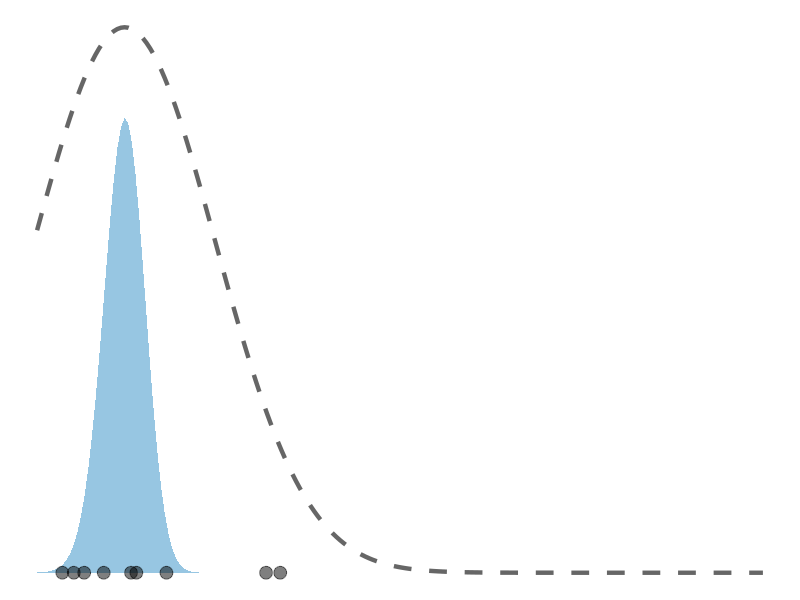
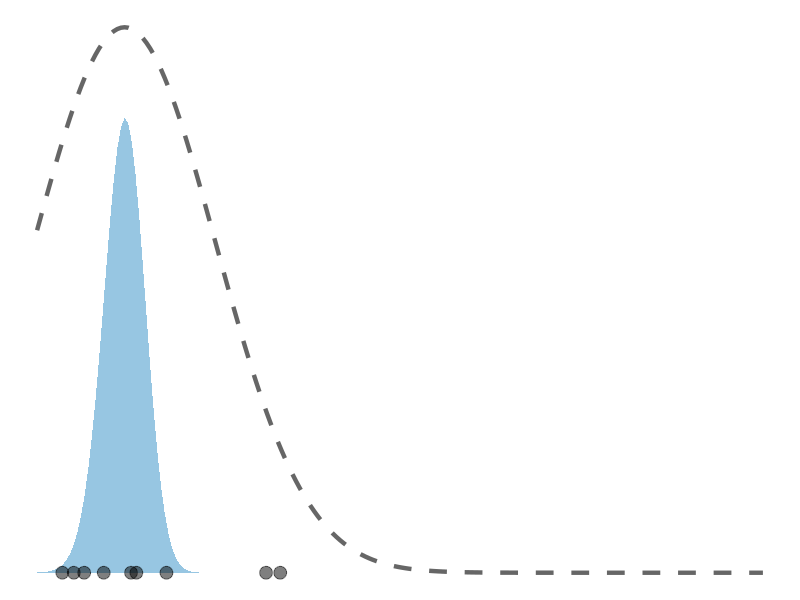

The R source for these figures, in order:
## ---- chunk 1
#| include: false
library(ggplot2)
dat <- read.csv(here::here("data", "poisson.csv"))
z <- dat$z
x <- dat$x

# Grid of y values
y_grid <- seq(0, 2, length.out = 200)

# Target log-density and density
log_f <- sapply(y_grid, function(y) sum(y * z * x - exp(y * x)))
log_f <- log_f - max(log_f)
f <- exp(log_f)

# Fit a Gaussian envelope to the target density
mu_hat <- y_grid[which.max(f)]
sigma_hat <- 0.25
gauss_env <- dnorm(y_grid, mean = mu_hat, sd = sigma_hat)
gauss_env <- gauss_env / max(gauss_env) * max(f) * 1.2 # scale for visibility

# Simulate a few samples from the envelope
set.seed(123)
samples <- rnorm(10, mean = mu_hat, sd = sigma_hat)
samples <- samples[samples >= 0 & samples <= 2] # keep in range
df_samples <- data.frame(
  y = samples,
  density = approx(y_grid, gauss_env, samples)$y
)

# Data frame for plotting
df <- data.frame(y = y_grid, density = f, envelope = gauss_env)

ggplot(df, aes(x = y)) +
  geom_area(aes(y = density), fill = "#6baed6", alpha = 0.7) +
  geom_line(
    aes(y = envelope),
    color = "grey40",
    size = 1.5,
    linetype = "dashed"
  ) +
  geom_point(
    data = df_samples,
    aes(y = 0),
    color = "black",
    size = 4,
    alpha = 0.5
  ) +
  theme_void()
ggsave(here::here("assets", "images", "assignment2.svg"))
